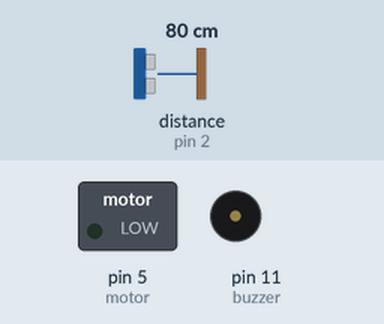
Recording of a sketch running on a simulated Arduino Uno, built with avr-gcc and run on an emulated ATmega328P. On the bench: switched loads named in the sketch (green lamp = pin HIGH), buzzer (waves = sounding). Wiring (inferred from the names in the program): ultrasonic range finder: trigger pin 3; echo pin 2. The test bench sets the inputs (shaded band); at power-on: distance to the obstacle (sensor on pin 2) 80 cm. The echo pulse lasts 58.3 µs per cm; pins used as bus, display or sensor lines are not drawn.

Above: at 1.2 s.
1.3 s: distance to the obstacle (sensor on pin 2) set to 18 cm
2.8 s: distance to the obstacle (sensor on pin 2) set to 14 cm
At 3.4 s:
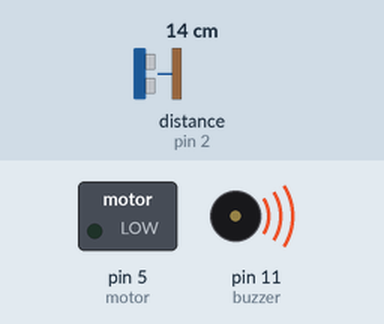
4.3 s: distance to the obstacle (sensor on pin 2) set to 4 cm
At 5.5 s:
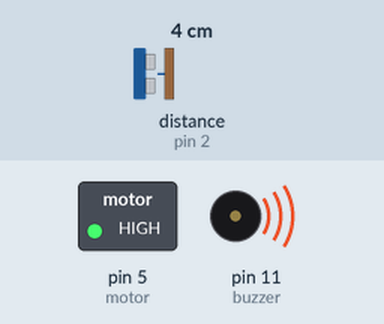
5.8 s: distance to the obstacle (sensor on pin 2) set to 2 cm
At 6.8 s:
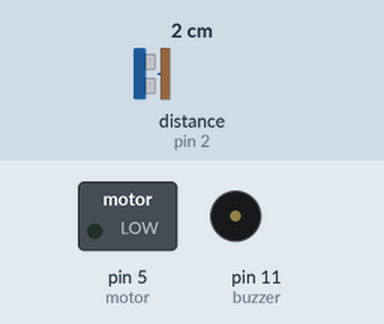
7.3 s: distance to the obstacle (sensor on pin 2) set to 9 cm
At 8.0 s:
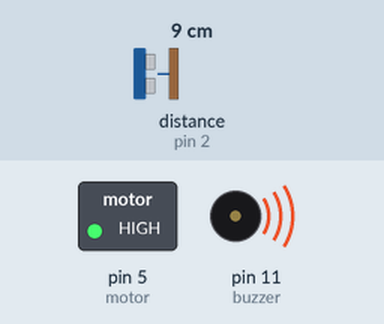
Timing chart, 0 to 9.8 s (numbered marks = the images above; inputs shaded):
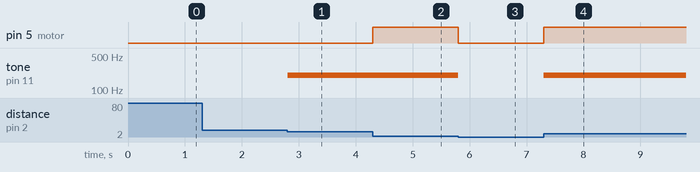

Measured:
- the behaviour switches between 16 and 15 cm on distance to the obstacle (sensor on pin 2) (found by bisection; images 0 and 1)
- the behaviour switches between 4 and 3 cm on distance to the obstacle (sensor on pin 2) (found by bisection; images 2 and 3)
- after the input at 1.3 s, every drawn part: stays the same
- after the input at 2.8 s, tone on pin 11 (buzzer): silent → 200 Hz at once
- after the input at 4.3 s, pin 5 (motor): LOW → HIGH at once
- after the input at 5.8 s, pin 5 (motor): HIGH → LOW at once; tone on pin 11 (buzzer): 200 Hz → silent at once
- after the input at 7.3 s, pin 5 (motor): LOW → HIGH at once; tone on pin 11 (buzzer): silent → 200 Hz at once

The sketch:

Smart_cane.ino
```cpp
// ---------------------------------------------------------------- //
// Arduino Ultrasoninc Sensor HC-SR04
// Re-writed by Mohamed Samir silaya
// Using Arduino IDE 1.6.7
// Using HC-SR04 Module
// Tested on 7 December 2021
// ---------------------------------------------------------------- //
//********* if you want to change pin legs only change here ********
#define echoPin 2  // attach pin Digital 2  to pin Echo
#define trigPin 3  // attach pin Digital 3  to pin Trig
#define buzzer  11 // attach pin Digital 11
#define motor   5  // attach pin 5


// defines variables
long duration; // variable for the duration of sound wave travel
int distance; // variable for the distance measurement

void setup() {
  pinMode(motor,OUTPUT);      //motor set up for circut ->*https://techzeero.com/arduino-tutorials/vibration-motor-with-arduino/*
  pinMode(buzzer,OUTPUT);    // buzzer setup
  pinMode(trigPin, OUTPUT); // Sets the trigPin as an OUTPUT
  pinMode(echoPin, INPUT); // Sets the echoPin as an INPUT
  Serial.begin(9600); // // Serial Communication is starting with 9600 of baudrate speed

}
void loop() {

  // Clear the trigPin condition
  digitalWrite(trigPin, LOW);
  delayMicroseconds(2);
  // Sets the trigPin HIGH (ACTIVE) for 10 microseconds
  digitalWrite(trigPin, HIGH);
  delayMicroseconds(10);
  digitalWrite(trigPin, LOW);
  // Reads the echoPin, returns the sound wave travel time in microseconds
  duration = pulseIn(echoPin, HIGH);
  // Calculating the distance
  distance = duration * 0.034 / 2; // Speed of sound wave divided by 2 (go and back)
  // Displays the distance on the Serial Monitor
  // if you want to check your results
 /* Serial.print("Distance: ");
  Serial.print(distance);
  Serial.println(" cm");
  */
  // the range while buzzer will work the scale in cm
if ( 10 < distance  &&  distance <15)
{
  //this function use to play the buzzer by passing the frequency
tone(buzzer,200);


}

else if ( 2 < distance  &&  distance <10)
{
tone(buzzer,200);

 digitalWrite(motor, HIGH); //vibrate


}
//Do No thing
else
{
  noTone(buzzer);
   digitalWrite(motor, LOW);  //stop vibrating

 }


}
```
